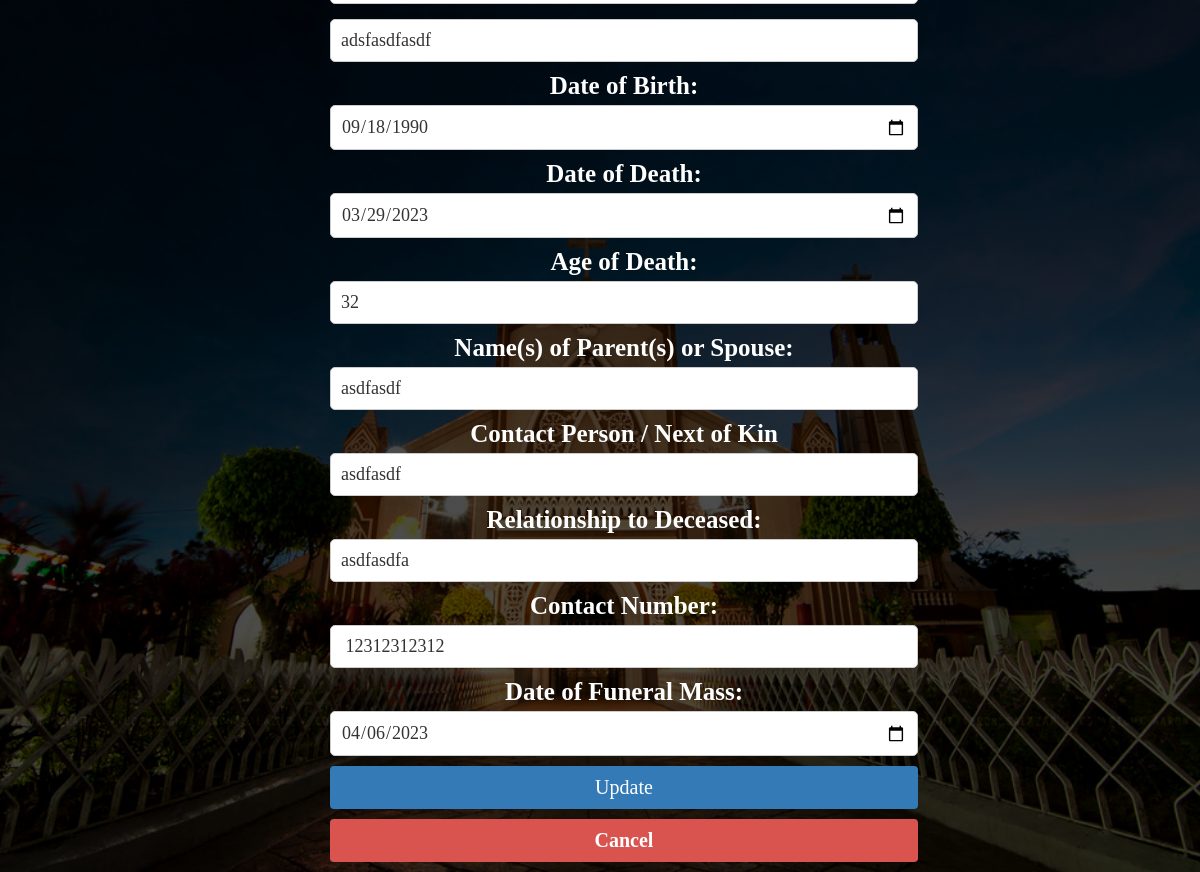
/editfuneral.php?id=2, run on an earlier commit of the app's database.
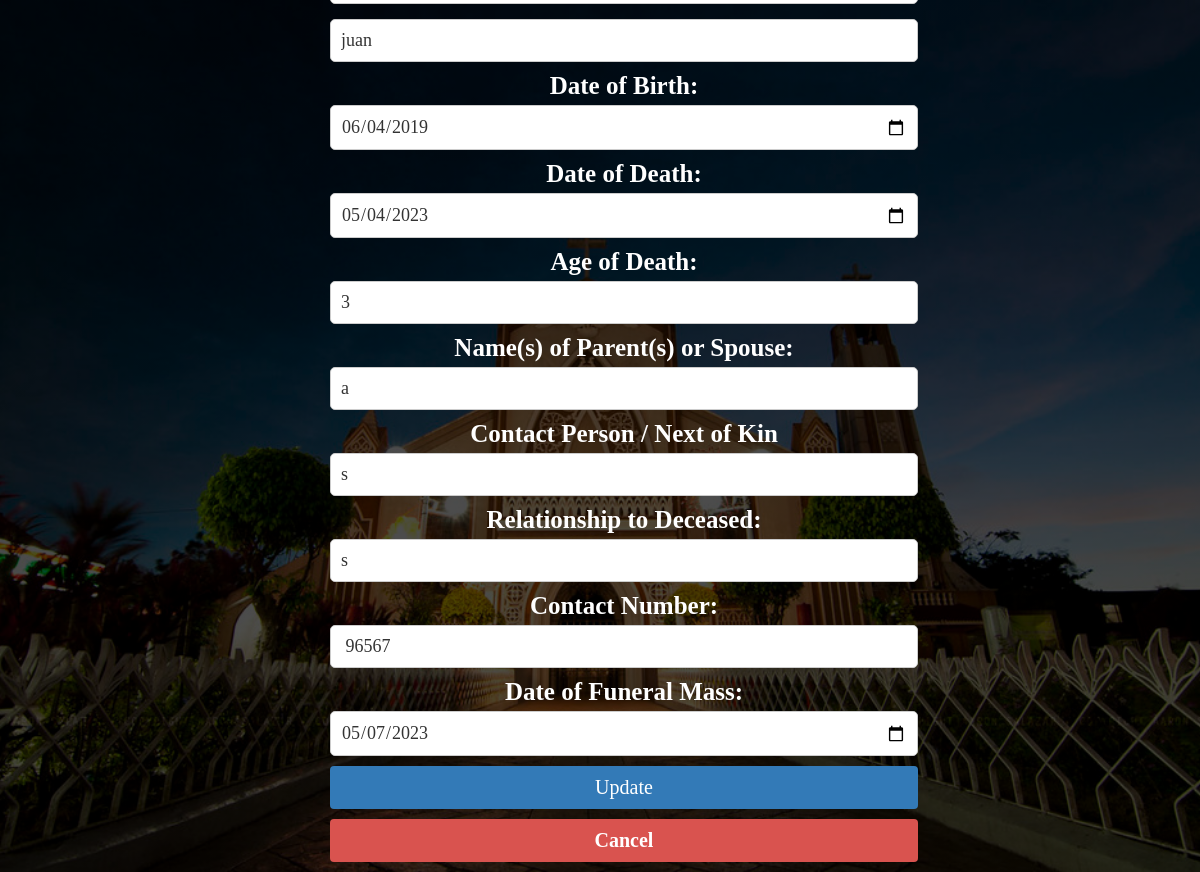
And on a later commit of the database.
### tables this page shows
CREATE TABLE `tbl_funeral` (
  `id` int(11) NOT NULL,
  `lastname` varchar(255) NOT NULL,
  `firstname` varchar(255) NOT NULL,
  `birth` date NOT NULL,
  `death` date NOT NULL,
  `age` int(11) NOT NULL,
  `spouse` varchar(255) NOT NULL,
  `name_of_kin` varchar(255) NOT NULL,
  `relationship_to_deceased` varchar(255) NOT NULL,
  `number` bigint(20) NOT NULL,
  `mass` date NOT NULL,
  `death_certificate` tinyint(1) NOT NULL
);

### editfuneral.php (the view, shortened to what this page needs)
<?php
if (isset($_GET['id'])) {
    $id = $_GET['id'];
    $conn = new mysqli('localhost', 'root', '', 'db_church');
    $stmt = $conn->prepare("SELECT * FROM tbl_funeral WHERE id = ?");
    $stmt->bind_param("i", $id);
    $stmt->execute();
    $result = $stmt->get_result();
    $row = $result->fetch_assoc();
}
?>
<html>
<head>
<link rel="stylesheet" href="edit_record1.css">
</head>
<body>
	<div class="container">
		<?php
			if (isset($_GET['id'])) {
				$id = $_GET['id'];
				$conn = new mysqli('localhost', 'root', '', 'db_church');
				$stmt = $conn->prepare("SELECT * FROM tbl_funeral WHERE id = ?");
				$stmt->bind_param("i", $id);
				$stmt->execute();
				$result = $stmt->get_result();
				$row = $result->fetch_assoc();
			}
		?>
		<form method="post">
            <input type="text" id="firstname" name="firstname" value="<?php echo $row['firstname']; ?>"placeholder = "First Name">
            <label for="birth">Date of Birth:</label>
            <input type="date" id="birth" name="birth" value="<?php echo $row['birth']; ?>" placeholder = "Date of Birth">
            <label for="death">Date of Death:</label>
            <input type="date" id="death" name="death" value="<?php echo $row['death']; ?>" placeholder = "Date of Death">
            <label for="age">Age of Death:</label>
            <input type="text" id="age" name="age" value="<?php echo $row['age']; ?>" placeholder = "Age of Death">
            <label for="spouse">Name(s) of Parent(s) or Spouse:</label>
            <input type="text" id="spouse" name="spouse" value="<?php echo $row['spouse']; ?>" placeholder = "Name(s) of Parent(s) or Spouse">
            <label for="name_of_kin">Contact Person / Next of Kin</label>
            <input type="text" id="name_of_kin" name="name_of_kin" value="<?php echo $row['name_of_kin']; ?>" placeholder = "Contact Person / Next of Kin">
            <label for="relationship_to_deceased">Relationship to Deceased:</label>
            <input type="text" id="relationship_to_deceased" name="relationship_to_deceased" value="<?php echo $row['relationship_to_deceased']; ?>" placeholder = "Relationship to Deceased">
            <label for="number">Contact Number:</label>
            <input type="text" id="number" name="number" value=" <?php echo $row['number']; ?>" oninput="this.value = this.value.replace(/[^0-9]/g, '');" maxlength="11" placeholder = "Contact Number">
            <label for="mass">Date of Funeral Mass:</label>
            <input type="date" id="mass" name="mass" value="<?php echo $row['mass']; ?>" placeholder = "Date of Funeral Mass">
			<button type="submit" name="update">Update</button>
			<a href="adminfuneral.php">Cancel</a>
		</form>
	</div>
</body>
</html>

What changed in the data, as far as the page shows it:
changed tbl_funeral: firstname "adsfasdfasdf" → "juan"; birth "09/18/1990" → "06/04/2019"; death "03/29/2023" → "05/04/2023"; age "32" → "3"; spouse "asdfasdf" → "a"; name_of_kin "asdfasdf" → "s"; relationship_to_deceased "asdfasdfa" → "s"; number "12312312312" → "96567"; mass "04/06/2023" → "05/07/2023"
